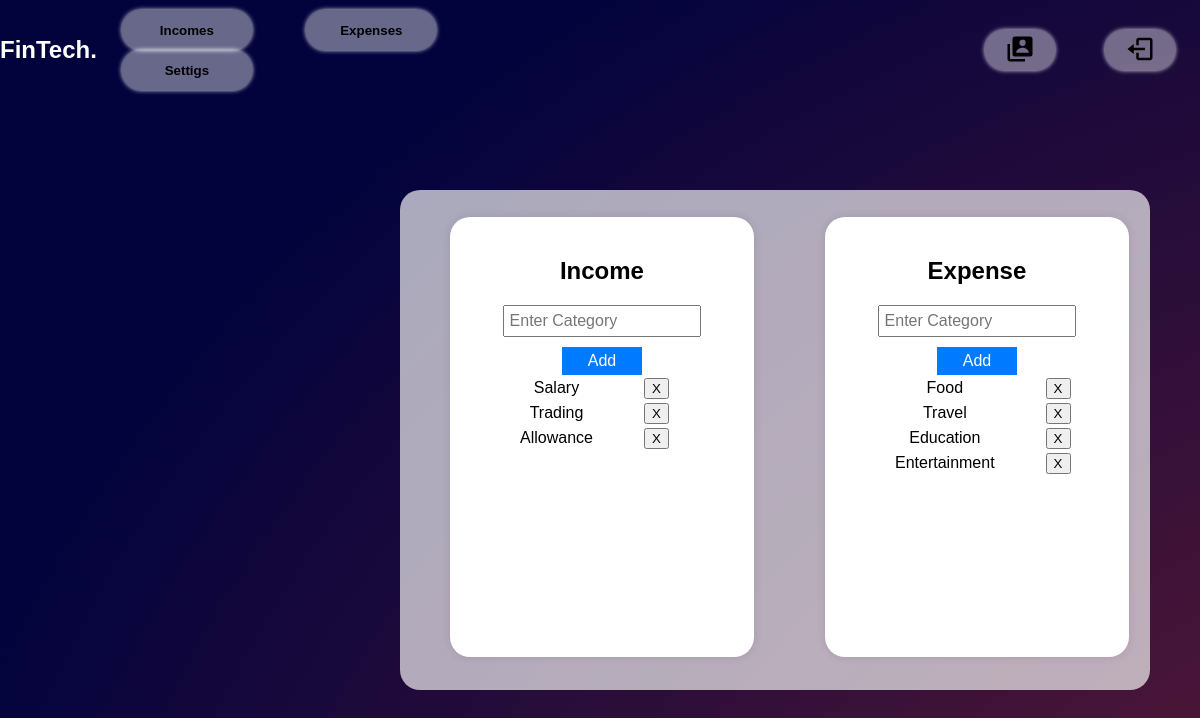
The page /settings (signed in) on the database as committed earlier.
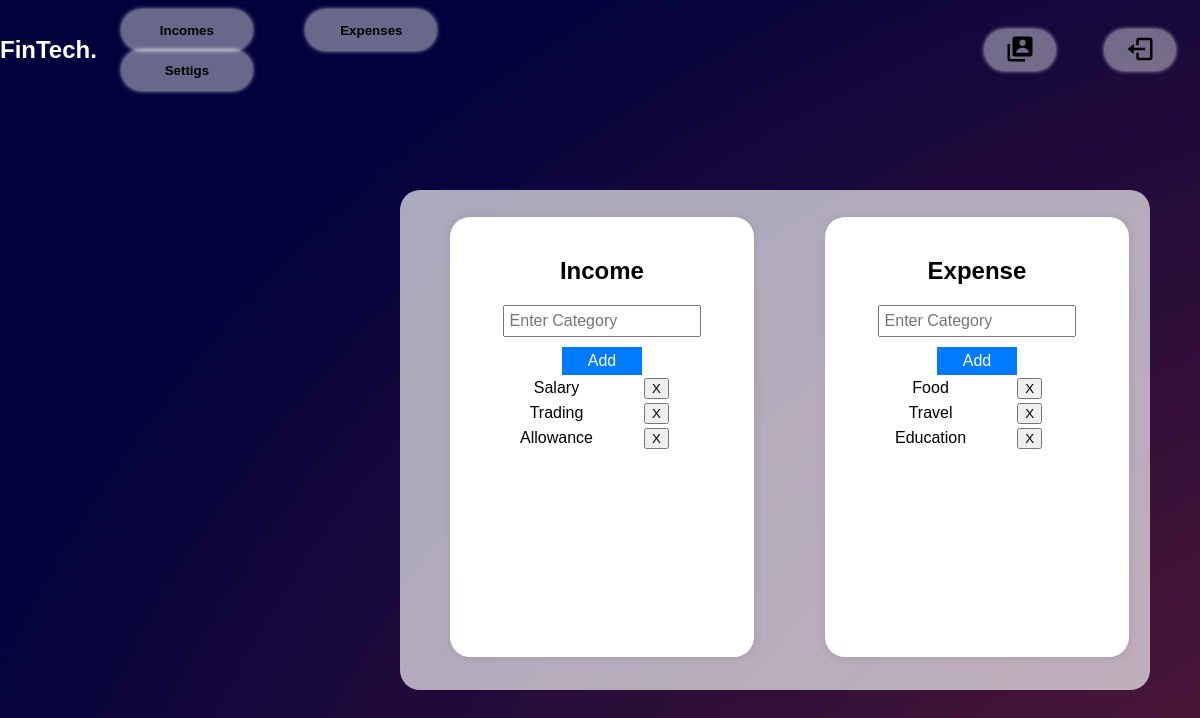
The same page on the database as committed later.
### FinTech/models.py (models this page shows)
class IncomeCategory(models.Model):
    name = models.CharField(max_length=50, unique=True)
    def __str__(self):
        return self.name

class ExpenseCategory(models.Model):
    name = models.CharField(max_length=50, unique=True)
    def __str__(self):
        return self.name

### FinTech/views.py (the view)
# urls.py: path('settings',views.settings,name="settings"),
def settings(request):
    if request.user.is_authenticated:
        profile= User.objects.get(id=request.user.id)
        expense_categories=ExpenseCategory.objects.all()
        income_categories=IncomeCategory.objects.all()
        if request.method== "POST":
            first_name= request.POST['first_name']
            last_name= request.POST['last_name']
            email= request.POST['email']
            profile.first_name=first_name
            profile.last_name=last_name
            profile.email=email
            profile.save()
            print("Profile Updated")
            return redirect("/profile")
        else:
            return render(request,"settings.html",{"profile":profile,"expense_categories":expense_categories,"income_categories":income_categories})
    else:
        return render(request, "/",{})

### templates/settings.html (shortened to what this page needs)
{% load static %}
<!DOCTYPE html>
<html lang="en">
<head>
    <link rel="stylesheet" href="{% static 'setting.css' %}">
    <link rel="stylesheet" href="{% static 'nav.css' %}">
</head>
<body>
<nav class="nav">
    <a href="/dashboard" id="logo"><h1>FinTech.</h1></a>
     <div class="nav-button">
         <button class="btn" id="Income" onclick="location.href='/incomes'">Incomes</button>
         <button class="btn" id="Expense" onclick="location.href='/expenses'">Expenses</button>
         <button class="btn" id="Setting" onclick="location.href='/settings'">Settigs</button>
     </div>
     <div class="nav-logo">
         <button class="btn left" id="Profile" onclick="location.href='/profile'"><img/></button>
         <button class="btn left" id="Logout" onclick="location.href='/logout'"><img/></button>
     </div>
 </nav>
    <div class="main-container">
        <div class="container">
            <form method="post" action="/add-income-category">
                <h2>Income</h2>
                <input type="text" id="income" name="name" class="input-field" placeholder="Enter Category">
                <input type="submit" value="Add" class="add-button">
            </form>
            <table>
                {% for category in income_categories %}
                    <tr>
                        <td style="padding-right: 3em;padding-left: 3em;">{{category}}</td>
                        <td><button class="btn" onclick="location.href='/remove-income-category/{{category.id}}'">X</button></td>
                    </tr>
                {% endfor %}
            </table>
        </div>
        <div class="container">
            <form method="post" action="/add-expense-category">
                <h2>Expense</h2>
                <input type="text" id="expense" name="name" class="input-field" placeholder="Enter Category">
                <input type="submit" value="Add" class="add-button">
            </form>
            <table>
                {% for category in expense_categories %}
                    <tr>
                        <td style="padding-right: 3em;padding-left: 3em;">{{category}}</td>
                        <td><button class="btn" onclick="location.href='/remove-expense-category/{{category.id}}'">X</button></td>
                    </tr>
                {% endfor %}
            </table>
        </div>
    </div>
</body>
</html>

Rows that differ between the two databases and show on the page:
removed ExpenseCategory: name "Entertainment"
